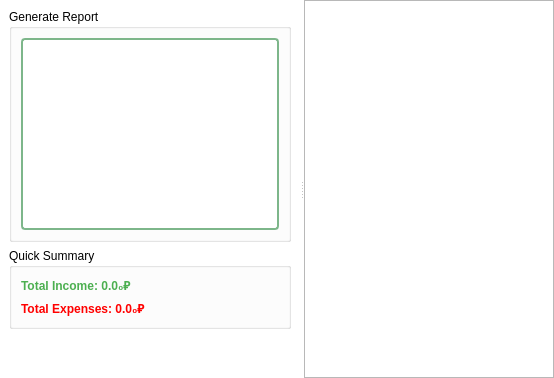
      <widget class="QWidget" name="tab_reports">
       <property name="styleSheet">
        <string notr="true">QWidget#tab_reports { background-color: #ffffff; }</string>
       </property>
       <attribute name="title">
        <string>Reports</string>
       </attribute>
       <layout class="QHBoxLayout" name="horizontalLayout_6">
        <item>
         <widget class="QSplitter" name="splitter_5">
          <property name="styleSheet">
           <string notr="true">QWidget#splitter_5 { background-color: #ffffff; }</string>
          </property>
          <property name="orientation">
           <enum>Qt::Orientation::Horizontal</enum>
          </property>
          <widget class="QFrame" name="frame_5">
           <property name="styleSheet">
            <string notr="true">QFrame#frame_5 { background-color: #ffffff; border: none; }</string>
           </property>
           <property name="minimumSize">
            <size>
             <width>300</width>
             <height>0</height>
            </size>
           </property>
           <property name="maximumSize">
            <size>
             <width>16777215</width>
             <height>16777215</height>
            </size>
           </property>
           <property name="frameShape">
            <enum>QFrame::Shape::NoFrame</enum>
           </property>
           <property name="frameShadow">
            <enum>QFrame::Shadow::Plain</enum>
           </property>
           <layout class="QVBoxLayout" name="verticalLayout_7">
            <item>
             <widget class="QGroupBox" name="groupBox_10">
              <property name="minimumSize">
               <size>
                <width>0</width>
                <height>0</height>
               </size>
              </property>
              <property name="title">
               <string>Generate Report</string>
              </property>
              <layout class="QVBoxLayout" name="verticalLayout_19">
               <item>
                <widget class="QListView" name="listView_report_type">
                 <property name="minimumSize">
                  <size>
                   <width>0</width>
                   <height>160</height>
                  </size>
                 </property>
                 <property name="styleSheet">
                  <string notr="true">QListView {
                                border: 2px solid #7DB68A;
                                border-radius: 4px;
                                background-color: white;
                                }
                                QListView::item {
                                padding: 4px;
                                border-bottom: 1px solid #e0e0e0;
                                }
                                QListView::item:selected {
                                background-color: #E8F5E8;
                                color: black;
                                }
                                QListView::item:hover {
                                background-color: #F0F8F0;
                                }</string>
                 </property>
                 <property name="editTriggers">
                  <set>QAbstractItemView::EditTrigger::NoEditTriggers</set>
                 </property>
                 <property name="selectionMode">
                  <enum>QAbstractItemView::SelectionMode::SingleSelection</enum>
                 </property>
                 <property name="uniformItemSizes">
                  <bool>true</bool>
                 </property>
                </widget>
               </item>
              </layout>
             </widget>
            </item>
            <item>
             <widget class="QGroupBox" name="groupBox_summary">
              <property name="title">
               <string>Quick Summary</string>
              </property>
              <layout class="QVBoxLayout" name="verticalLayout_summary">
               <item>
                <widget class="QLabel" name="label_total_income">
                 <property name="styleSheet">
                  <string notr="true">color: #4CAF50; font-weight: bold;</string>
                 </property>
                 <property name="text">
                  <string>Total Income: 0.0₀₽</string>
                 </property>
                </widget>
               </item>
               <item>
                <widget class="QLabel" name="label_total_expenses">
                 <property name="styleSheet">
                  <string notr="true">color: red; font-weight: bold;</string>
                 </property>
                 <property name="text">
                  <string>Total Expenses: 0.0₀₽</string>
                 </property>
                </widget>
               </item>
              </layout>
             </widget>
            </item>
            <item>
             <spacer name="verticalSpacer_4">
              <property name="orientation">
               <enum>Qt::Orientation::Vertical</enum>
              </property>
              <property name="sizeHint" stdset="0">
               <size>
                <width>20</width>
                <height>40</height>
               </size>
              </property>
             </spacer>
            </item>
           </layout>
          </widget>
          <widget class="QTableView" name="tableView_reports" />
         </widget>
        </item>
        <property name="leftMargin">
         <number>0</number>
        </property>
        <property name="topMargin">
         <number>0</number>
        </property>
        <property name="rightMargin">
         <number>0</number>
        </property>
        <property name="bottomMargin">
         <number>0</number>
        </property>
       </layout>
      </widget>
